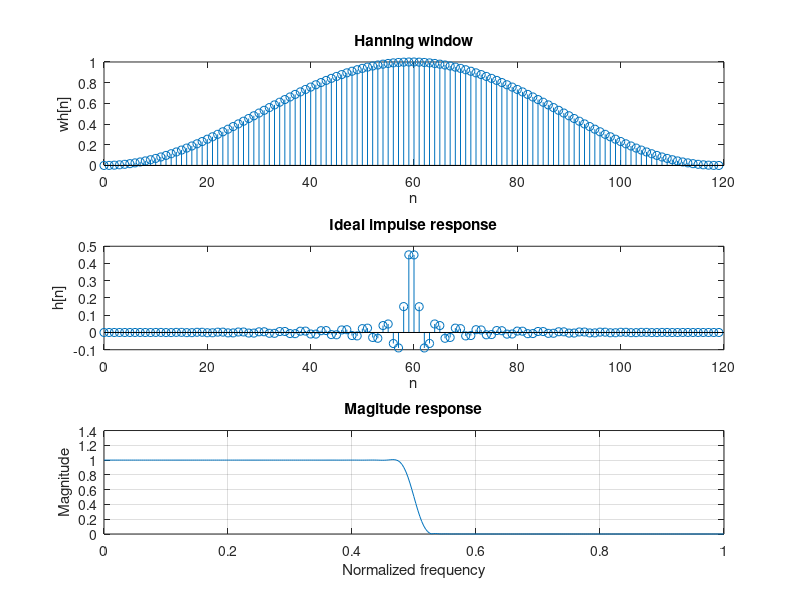

Here is the MATLAB script that generated this plot: (Note: this script raises an error after producing the figure.)
wc=0.5*pi;
N=120;
alpha=(N-1)/2;
eps=0.001;
n=0:1:N-1;
hd=sin(wc*(n-alpha + eps))./(pi*(n-alpha + eps));
wh=hanning(N);
hn=hd.*wh';
w=0:0.01:pi;
h=freqz(hn,1,w);
subplot(311);
stem(n,wh);
xlabel('n');
ylabel('wh[n]');
title('Hanning window');
subplot(312);
stem(n,hn);
xlabel('n');
ylabel('h[n]');
title('Ideal impulse response');
subplot(313);
plot(w/pi,abs(h));
grid on;
xlabel('Normalized frequency');
ylabel('Magnitude');
title('Magitude response');
gtext('Noufal P 13400043');